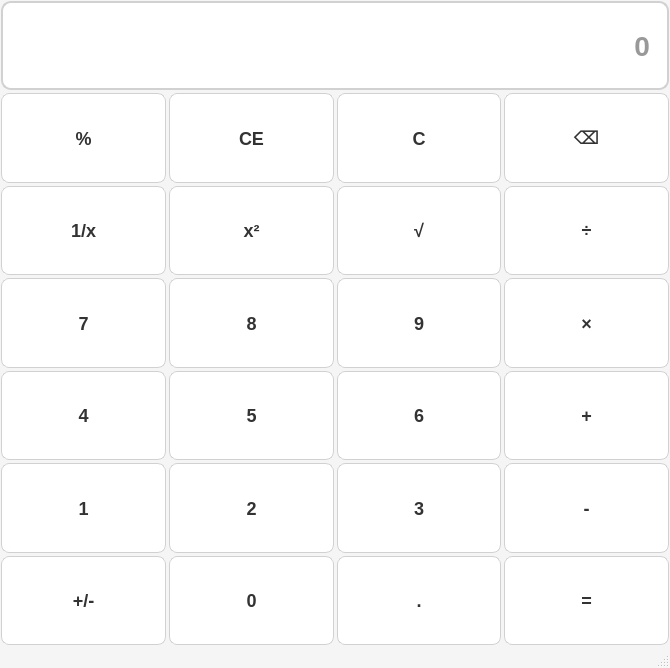
<?xml version="1.0" encoding="UTF-8"?>
<ui version="4.0">
 <class>MainWindow</class>
 <widget class="QMainWindow" name="MainWindow">
  <property name="geometry">
   <rect>
    <x>0</x>
    <y>0</y>
    <width>670</width>
    <height>668</height>
   </rect>
  </property>
  <property name="windowTitle">
   <string>计算器-李宝辉-2023414300207</string>
  </property>
  <property name="windowIcon">
   <iconset resource="icons.qrc">
    <normaloff>:/images/Cal.png</normaloff>:/images/Cal.png</iconset>
  </property>
  <property name="styleSheet">
   <string notr="true">QMainWindow {
    background-color: #f5f5f5;
}
QPushButton {
    background-color: #ffffff;
    border: 1px solid #d1d1d1;
    border-radius: 8px;
    color: #333333;
    font-size: 18px;
    padding: 12px;
    min-width: 60px;
    min-height: 60px;
    font-weight: bold;
}
QPushButton:hover {
    background-color: #e8e8e8;
}
QPushButton:pressed {
    background-color: #dcdcdc;
}
QLineEdit {
    background-color: white;
    border: 2px solid #d1d1d1;
    border-radius: 10px;
    color: #333333;
    font-size: 28px;
    padding: 15px;
    selection-background-color: #4285f4;
    selection-color: white;
    text-align: right;
    font-weight: bold;
}</string>
  </property>
  <widget class="QWidget" name="centralwidget">
   <layout class="QVBoxLayout" name="verticalLayout">
    <property name="spacing">
     <number>3</number>
    </property>
    <property name="leftMargin">
     <number>1</number>
    </property>
    <property name="topMargin">
     <number>1</number>
    </property>
    <property name="rightMargin">
     <number>1</number>
    </property>
    <property name="bottomMargin">
     <number>1</number>
    </property>
    <item>
     <layout class="QGridLayout" name="gridLayout">
      <item row="3" column="1">
       <widget class="QPushButton" name="btnNum8">
        <property name="sizePolicy">
         <sizepolicy hsizetype="Minimum" vsizetype="Minimum">
          <horstretch>0</horstretch>
          <verstretch>0</verstretch>
         </sizepolicy>
        </property>
        <property name="text">
         <string>8</string>
        </property>
       </widget>
      </item>
      <item row="2" column="1">
       <widget class="QPushButton" name="btnSquare">
        <property name="sizePolicy">
         <sizepolicy hsizetype="Minimum" vsizetype="Minimum">
          <horstretch>0</horstretch>
          <verstretch>0</verstretch>
         </sizepolicy>
        </property>
        <property name="text">
         <string>x²</string>
        </property>
       </widget>
      </item>
      <item row="1" column="0">
       <widget class="QPushButton" name="btnPercentage">
        <property name="sizePolicy">
         <sizepolicy hsizetype="Minimum" vsizetype="Minimum">
          <horstretch>0</horstretch>
          <verstretch>0</verstretch>
         </sizepolicy>
        </property>
        <property name="text">
         <string>%</string>
        </property>
       </widget>
      </item>
      <item row="3" column="2">
       <widget class="QPushButton" name="btnNum9">
        <property name="sizePolicy">
         <sizepolicy hsizetype="Minimum" vsizetype="Minimum">
          <horstretch>0</horstretch>
          <verstretch>0</verstretch>
         </sizepolicy>
        </property>
        <property name="text">
         <string>9</string>
        </property>
       </widget>
      </item>
      <item row="4" column="2">
       <widget class="QPushButton" name="btnNum6">
        <property name="sizePolicy">
         <sizepolicy hsizetype="Minimum" vsizetype="Minimum">
          <horstretch>0</horstretch>
          <verstretch>0</verstretch>
         </sizepolicy>
        </property>
        <property name="text">
         <string>6</string>
        </property>
       </widget>
      </item>
      <item row="3" column="0">
       <widget class="QPushButton" name="btnNum7">
        <property name="sizePolicy">
         <sizepolicy hsizetype="Minimum" vsizetype="Minimum">
          <horstretch>0</horstretch>
          <verstretch>0</verstretch>
         </sizepolicy>
        </property>
        <property name="text">
         <string>7</string>
        </property>
       </widget>
      </item>
      <item row="6" column="2">
       <widget class="QPushButton" name="btnPeriod">
        <property name="sizePolicy">
         <sizepolicy hsizetype="Minimum" vsizetype="Minimum">
          <horstretch>0</horstretch>
          <verstretch>0</verstretch>
         </sizepolicy>
        </property>
        <property name="text">
         <string>.</string>
        </property>
       </widget>
      </item>
      <item row="5" column="3">
       <widget class="QPushButton" name="btnMinus">
        <property name="sizePolicy">
         <sizepolicy hsizetype="Minimum" vsizetype="Minimum">
          <horstretch>0</horstretch>
          <verstretch>0</verstretch>
         </sizepolicy>
        </property>
        <property name="text">
         <string>-</string>
        </property>
       </widget>
      </item>
      <item row="5" column="0">
       <widget class="QPushButton" name="btnNum1">
        <property name="sizePolicy">
         <sizepolicy hsizetype="Minimum" vsizetype="Minimum">
          <horstretch>0</horstretch>
          <verstretch>0</verstretch>
         </sizepolicy>
        </property>
        <property name="text">
         <string>1</string>
        </property>
       </widget>
      </item>
      <item row="6" column="1">
       <widget class="QPushButton" name="btnNum0">
        <property name="sizePolicy">
         <sizepolicy hsizetype="Minimum" vsizetype="Minimum">
          <horstretch>0</horstretch>
          <verstretch>0</verstretch>
         </sizepolicy>
        </property>
        <property name="text">
         <string>0</string>
        </property>
       </widget>
      </item>
      <item row="6" column="3">
       <widget class="QPushButton" name="btnEqual">
        <property name="sizePolicy">
         <sizepolicy hsizetype="Minimum" vsizetype="Minimum">
          <horstretch>0</horstretch>
          <verstretch>0</verstretch>
         </sizepolicy>
        </property>
        <property name="text">
         <string>=</string>
        </property>
       </widget>
      </item>
      <item row="1" column="1">
       <widget class="QPushButton" name="btnClear">
        <property name="sizePolicy">
         <sizepolicy hsizetype="Minimum" vsizetype="Minimum">
          <horstretch>0</horstretch>
          <verstretch>0</verstretch>
         </sizepolicy>
        </property>
        <property name="text">
         <string>CE</string>
        </property>
       </widget>
      </item>
      <item row="1" column="3">
       <widget class="QPushButton" name="btnDel">
        <property name="sizePolicy">
         <sizepolicy hsizetype="Minimum" vsizetype="Minimum">
          <horstretch>0</horstretch>
          <verstretch>0</verstretch>
         </sizepolicy>
        </property>
        <property name="text">
         <string>⌫</string>
        </property>
       </widget>
      </item>
      <item row="5" column="1">
       <widget class="QPushButton" name="btnNum2">
        <property name="sizePolicy">
         <sizepolicy hsizetype="Minimum" vsizetype="Minimum">
          <horstretch>0</horstretch>
          <verstretch>0</verstretch>
         </sizepolicy>
        </property>
        <property name="text">
         <string>2</string>
        </property>
       </widget>
      </item>
      <item row="1" column="2">
       <widget class="QPushButton" name="btnClearAll">
        <property name="sizePolicy">
         <sizepolicy hsizetype="Minimum" vsizetype="Minimum">
          <horstretch>0</horstretch>
          <verstretch>0</verstretch>
         </sizepolicy>
        </property>
        <property name="text">
         <string>C</string>
        </property>
       </widget>
      </item>
      <item row="4" column="0">
       <widget class="QPushButton" name="btnNum4">
        <property name="sizePolicy">
         <sizepolicy hsizetype="Minimum" vsizetype="Minimum">
          <horstretch>0</horstretch>
          <verstretch>0</verstretch>
         </sizepolicy>
        </property>
        <property name="text">
         <string>4</string>
        </property>
       </widget>
      </item>
      <item row="6" column="0">
       <widget class="QPushButton" name="btnSign">
        <property name="sizePolicy">
         <sizepolicy hsizetype="Minimum" vsizetype="Minimum">
          <horstretch>0</horstretch>
          <verstretch>0</verstretch>
         </sizepolicy>
        </property>
        <property name="text">
         <string>+/-</string>
        </property>
       </widget>
      </item>
      <item row="2" column="0">
       <widget class="QPushButton" name="btnInverse">
        <property name="sizePolicy">
         <sizepolicy hsizetype="Minimum" vsizetype="Minimum">
          <horstretch>0</horstretch>
          <verstretch>0</verstretch>
         </sizepolicy>
        </property>
        <property name="text">
         <string>1/x</string>
        </property>
       </widget>
      </item>
      <item row="2" column="3">
       <widget class="QPushButton" name="btnDivide">
        <property name="sizePolicy">
         <sizepolicy hsizetype="Minimum" vsizetype="Minimum">
          <horstretch>0</horstretch>
          <verstretch>0</verstretch>
         </sizepolicy>
        </property>
        <property name="text">
         <string>÷</string>
        </property>
       </widget>
      </item>
      <item row="3" column="3">
       <widget class="QPushButton" name="btnMultiple">
        <property name="sizePolicy">
         <sizepolicy hsizetype="Minimum" vsizetype="Minimum">
          <horstretch>0</horstretch>
          <verstretch>0</verstretch>
         </sizepolicy>
        </property>
        <property name="text">
         <string>×</string>
        </property>
       </widget>
      </item>
      <item row="2" column="2">
       <widget class="QPushButton" name="btnSqrt">
        <property name="sizePolicy">
         <sizepolicy hsizetype="Minimum" vsizetype="Minimum">
          <horstretch>0</horstretch>
          <verstretch>0</verstretch>
         </sizepolicy>
        </property>
        <property name="text">
         <string>√</string>
        </property>
       </widget>
      </item>
      <item row="4" column="1">
       <widget class="QPushButton" name="btnNum5">
        <property name="sizePolicy">
         <sizepolicy hsizetype="Minimum" vsizetype="Minimum">
          <horstretch>0</horstretch>
          <verstretch>0</verstretch>
         </sizepolicy>
        </property>
        <property name="text">
         <string>5</string>
        </property>
       </widget>
      </item>
      <item row="4" column="3">
       <widget class="QPushButton" name="btnPlus">
        <property name="sizePolicy">
         <sizepolicy hsizetype="Minimum" vsizetype="Minimum">
          <horstretch>0</horstretch>
          <verstretch>0</verstretch>
         </sizepolicy>
        </property>
        <property name="text">
         <string>+</string>
        </property>
       </widget>
      </item>
      <item row="5" column="2">
       <widget class="QPushButton" name="btnNum3">
        <property name="sizePolicy">
         <sizepolicy hsizetype="Minimum" vsizetype="Minimum">
          <horstretch>0</horstretch>
          <verstretch>0</verstretch>
         </sizepolicy>
        </property>
        <property name="text">
         <string>3</string>
        </property>
       </widget>
      </item>
      <item row="0" column="0" colspan="4">
       <widget class="QLineEdit" name="display">
        <property name="sizePolicy">
         <sizepolicy hsizetype="Expanding" vsizetype="Preferred">
          <horstretch>0</horstretch>
          <verstretch>0</verstretch>
         </sizepolicy>
        </property>
        <property name="font">
         <font>
          <pointsize>-1</pointsize>
          <bold>true</bold>
         </font>
        </property>
        <property name="alignment">
         <set>Qt::AlignRight|Qt::AlignTrailing|Qt::AlignVCenter</set>
        </property>
        <property name="placeholderText">
         <string>0</string>
        </property>
       </widget>
      </item>
     </layout>
    </item>
   </layout>
  </widget>
  <widget class="QStatusBar" name="statusbar"/>
 </widget>
 <resources>
  <include location="icons.qrc"/>
 </resources>
 <connections/>
</ui>
